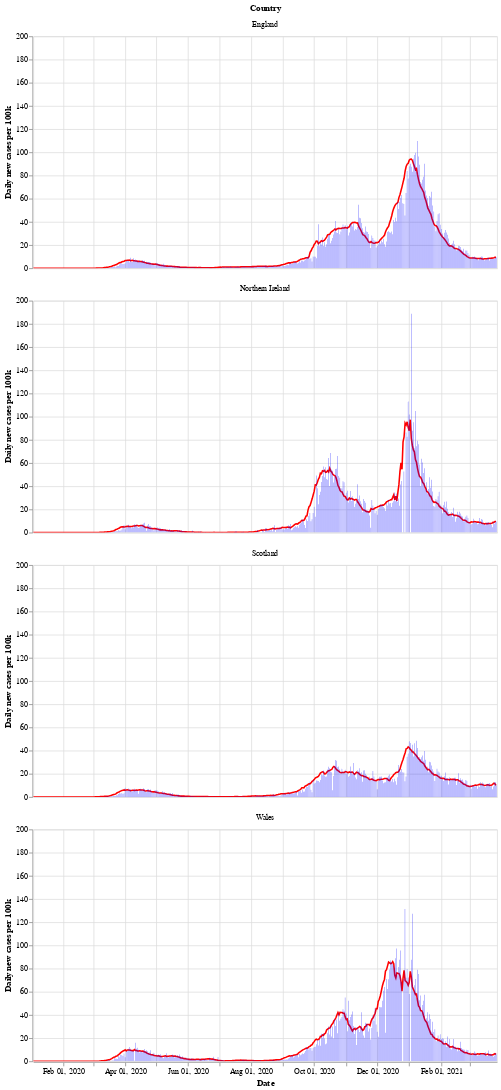

Notebook source saved alongside this figure:
### Markdown cell above
Next is a bar chart of the number of new cases in each country (per 100k population), with the 7 day moving average of cases. Again we see that Wales saw a longer period of raising and falling cases compared to the other countries.

After a period of cases falling, each nation is now seeing a rise in the number of cases - especially in Wales.

### Code cell
# collapse
bars = alt.Chart(uk_cases).mark_bar().encode(
    x=alt.X("yearmonthdate(date):T", axis=alt.Axis(title='Date')),
    y=alt.Y("newCasesRate:Q", axis=alt.Axis(title='Daily new cases per 100k')),
    tooltip='newCasesRate',
    color=alt.condition(
        alt.datum.dailyChange > 0,
        alt.value("orange"),  # The positive color
        alt.value("blue")  # The negative color
    )
).properties(title='New cases per 100k population with rolling 7 day average', width=600).interactive()
line = alt.Chart(uk_cases).mark_line(
    color='red',
    size=2,
).transform_window(
    rolling_mean='mean(newCasesRate)',
    frame=[0, 7],
    groupby=['areaName']
).encode(
    x='yearmonthdate(date):T',
    y='rolling_mean:Q'
)
alt.layer(line, bars, data=uk_cases).facet(alt.Row('areaName', title='Country'), columns=1)

### Figure 1 — Vega-Lite specification as saved in the notebook (floating-point values rounded to 4 significant figures; data arrays with more than 128 entries replaced by an {"elided": "..."} marker saying what was removed)
{"config": {"view": {"continuousWidth": 400, "continuousHeight": 300}}, "data": {"name": "data-211c6bb7e5f53debb3fd471e2bdf73c4"}, "facet": {"type": "nominal", "field": "areaName", "title": "Country"}, "spec": {"layer": [{"mark": {"type": "line", "color": "red", "size": 2}, "encoding": {"x": {"type": "temporal", "field": "date", "timeUnit": "yearmonthdate"}, "y": {"type": "quantitative", "field": "rolling_mean"}}, "transform": [{"window": [{"op": "mean", "field": "newCasesRate", "as": "rolling_mean"}], "frame": [0, 7], "groupby": ["areaName"]}]}, {"mark": "bar", "encoding": {"color": {"condition": {"value": "orange", "test": "(datum.dailyChange > 0)"}, "value": "blue"}, "tooltip": {"type": "quantitative", "field": "newCasesRate"}, "x": {"type": "temporal", "axis": {"title": "Date"}, "field": "date", "timeUnit": "yearmonthdate"}, "y": {"type": "quantitative", "axis": {"title": "Daily new cases per 100k"}, "field": "newCasesRate"}}, "selection": {"selector002": {"type": "interval", "bind": "scales", "encodings": ["x", "y"]}}, "title": "New cases per 100k population with rolling 7 day average", "width": 600}]}, "columns": 1, "$schema": "https://vega.github.io/schema/vega-lite/v4.8.1.json", "datasets": {"data-211c6bb7e5f53debb3fd471e2bdf73c4": {"elided": "1796 records"}}}
